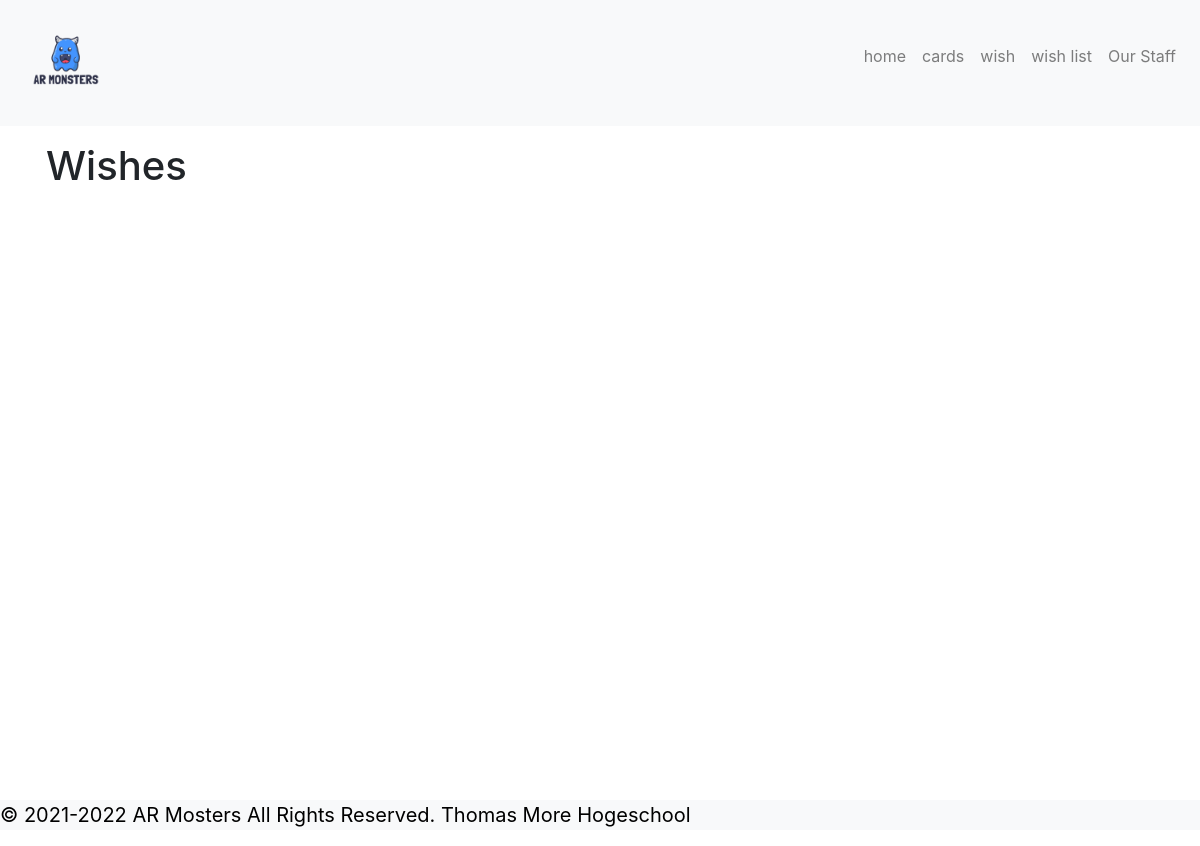
The app's page /wish_list, older data.
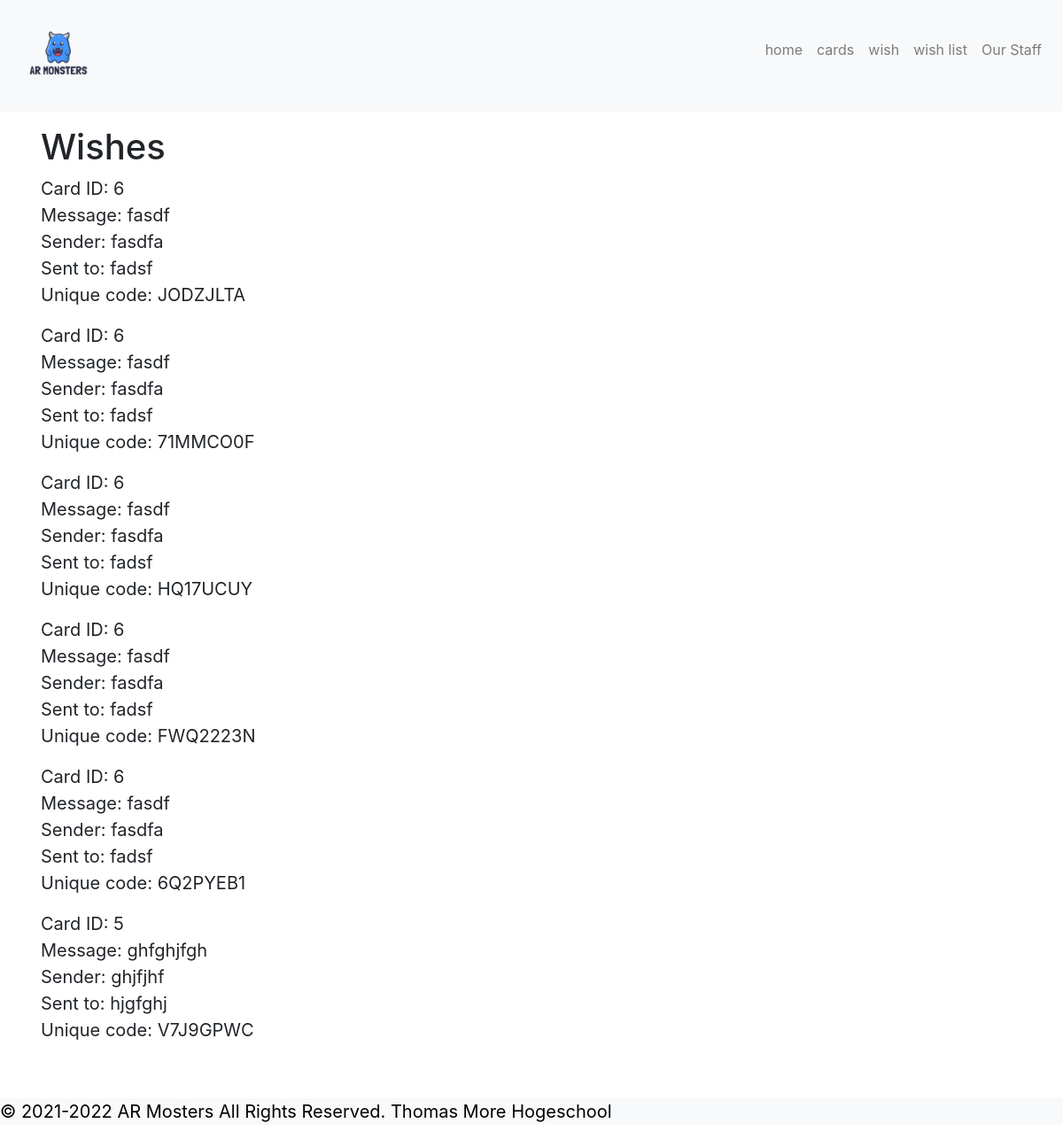
The same page, newer data.
### tables this page shows
CREATE TABLE wish (wishid INTEGER PRIMARY KEY AUTOINCREMENT NOT NULL, sender TEXT, message TEXT, cardid INTEGER, receiver TEXT, code TEXT);

### mysite/flask_app.py (the view)
@app.route('/wish_list')
def wish_list():
    conn = sqlite3.connect('database.db')
    conn.row_factory = dict_factory
    cur = conn.cursor()
    wishes = cur.execute('SELECT * FROM wish').fetchall()
    conn.close()
    return render_template('wish_list.html', wishes = wishes)

### mysite/flask_app.py (called while the page is built)
def dict_factory(cursor, row):
    d = {}
    for idx, col in enumerate(cursor.description):
        d[col[0]] = row[idx]
    return d

### mysite/templates/wish_list.html (shortened to what this page needs)
{% extends 'base.html' %}
{% block content %}
<h1>Wishes</h1>
<div>
    {%for wish in wishes%}
    <p>Card ID:  {{wish['cardid']}} <br> Message:  {{wish['message']}} <br> Sender: {{wish['sender']}} <br>Sent to:  {{wish['receiver']}} <br>Unique code: {{wish['code']}}</p>
    {% endfor %}
</div>
{% endblock %}

Row changes from the older to the newer data that the page shows:
added wish: cardid "6", message "fasdf", sender "fasdfa", receiver "fadsf", code "JODZJLTA"
added wish: cardid "6", message "fasdf", sender "fasdfa", receiver "fadsf", code "71MMCO0F"
added wish: cardid "6", message "fasdf", sender "fasdfa", receiver "fadsf", code "HQ17UCUY"
added wish: cardid "6", message "fasdf", sender "fasdfa", receiver "fadsf", code "FWQ2223N"
added wish: cardid "6", message "fasdf", sender "fasdfa", receiver "fadsf", code "6Q2PYEB1"
added wish: cardid "5", message "ghfghjfgh", sender "ghjfjhf", receiver "hjgfghj", code "V7J9GPWC"
